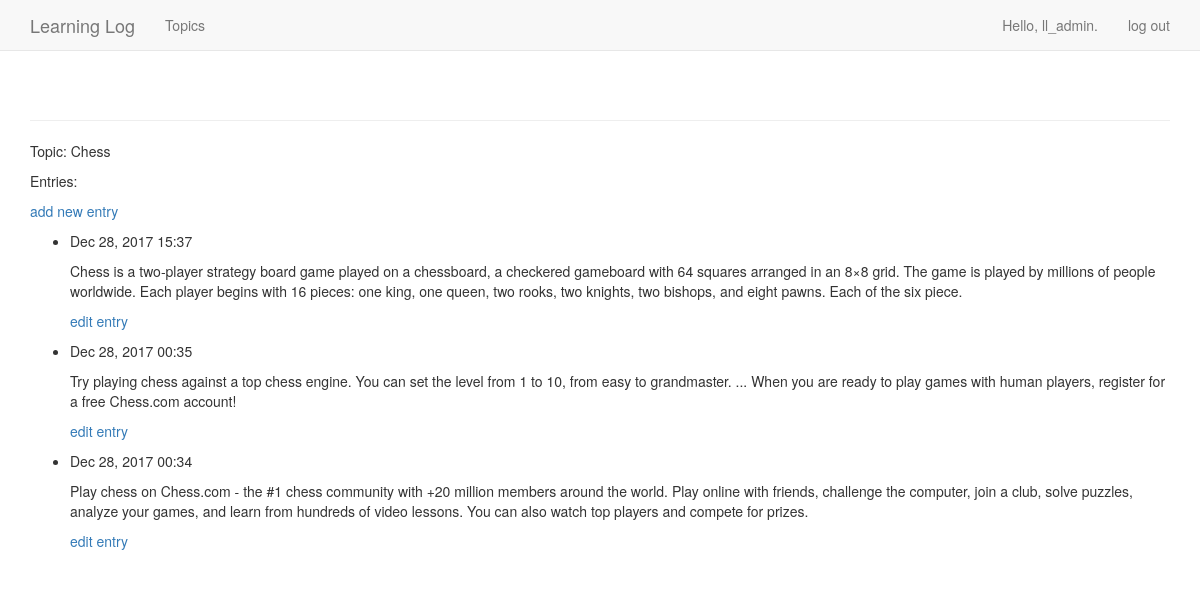
The page /topics/1/ (signed in) on the database its author committed.
### learning_logs/models.py (models this page shows, shortened)
class Topic(models.Model):
    text = models.CharField(max_length=300)
    date_added = models.DateTimeField(auto_now_add=True)
    owner = models.ForeignKey(User)
    def __str__(self):
        return self.text

class Entry(models.Model):
    topic = models.ForeignKey(Topic)
    text = models.TextField()
    date_added = models.DateTimeField(auto_now_add=True)
    class Meta:
        verbose_name_plural = 'entries'

### learning_logs/views.py (the view)
# urls.py: url(r'^topics/(?P<topic_id>\d+)/$', views.topic, name='topic'),
@login_required
def topic(request, topic_id):
    topic = get_object_or_404(Topic, id=topic_id)
    if topic.owner != request.user:
        raise Http404
    entries = topic.entry_set.order_by('-date_added')
    context = {'topic': topic, 'entries': entries}
    return render(request, 'learning_logs/topic.html', context)

### learning_logs/templates/learning_logs/topic.html
{% extends 'learning_logs/base.html' %}
{% block content %}
  <p>Topic: {{ topic }}</p>
  <p>Entries:</p>
  <p>
      <a href="{% url 'learning_logs:new_entry' topic.id %}">add new entry</a>
  </p>
  <ul>
  {% for entry in entries %}
    <li>
      <p>{{ entry.date_added|date:'M d, Y H:i' }}</p>
      <p>{{ entry.text|linebreaks }}</p>
      <p>
        <a href="{% url 'learning_logs:edit_entry' entry.id %}">edit entry</a>
      </p>
    </li>
  {% empty %}
    <li>
      There are no entries for this topic yet.
    </li>
  {% endfor %}
  </ul>
{% endblock content %}

### learning_logs/templates/learning_logs/base.html (shortened to what this page needs)
{% load bootstrap3 %}
<!DOCTYPE html>
<html lang="en">
  <head>
    {% bootstrap_css %}
  </head>
  <body>
    <nav class="navbar navbar-default navbar-static-top">
      <div class="container">
        <div class="navbar-header">
          <a class="navbar-brand" href="{% url 'learning_logs:index' %}">
              Learning Log</a>
        </div>
        <div id="navbar" class="navbar-collapse collapse">
          <ul class="nav navbar-nav">
            <li><a href="{% url 'learning_logs:topics' %}">Topics</a></li>
          </ul>
          <ul class="nav navbar-nav navbar-right">
            {% if user.is_authenticated %}
              <li><a>Hello, {{ user.username }}.</a></li>
              <li><a href="{% url 'users:logout' %}">log out</a></li>
            {% else %}
              <li><a href="{% url 'users:register' %}">register</a></li>
              <li><a href="{% url 'users:login' %}">log in</a></li>
            {% endif %}
          </ul>
        </div>
      </div>
    </nav>
    <div class="container">
      <div class="page-header">
      </div>
      <div>
        {% block content %}{% endblock %}
      </div>
    </div>
  </body>
</html>

### rows shown on the page
Topic: text "Chess"
Entry: date_added "Dec 28, 2017 15:37", text "Chess is a two-player strategy board game played on a chessboard, a checkered gameboard with 64 squares arranged in an 8×8 grid. The game is played by millions of people worldwide. Each player begins with 16 pieces: one king, one queen, two rooks, two knights, two bishops, and eight pawns. Each of the six piece."
Entry: date_added "Dec 28, 2017 00:35", text "Try playing chess against a top chess engine. You can set the level from 1 to 10, from easy to grandmaster. ... When you are ready to play games with human players, register for a free Chess.com account!"
Entry: date_added "Dec 28, 2017 00:34", text "Play chess on Chess.com - the #1 chess community with +20 million members around the world. Play online with friends, challenge the computer, join a club, solve puzzles, analyze your games, and learn from hundreds of video lessons. You can also watch top players and compete for prizes."

### other values the page prints
{{ user.username }} "ll_admin"
